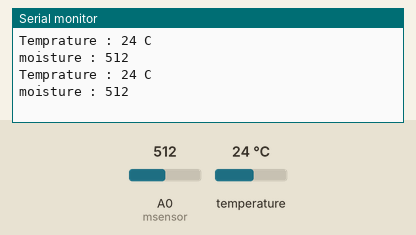
Recording of a sketch running on a simulated Arduino Uno, built with avr-gcc and run on an emulated ATmega328P. Shown: the last lines printed to the serial monitor. The test bench sets the inputs (shaded band); at power-on: temperature 24 °C, A0 (msensor) = 512.

Above: at 2.8 s.
2.9 s: temperature set to 12 °C
At 3.9 s:
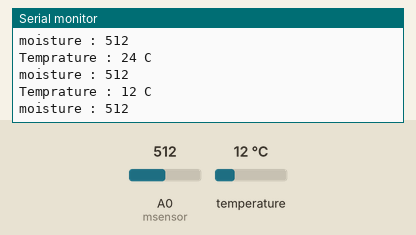
4.7 s: A0 (msensor) set to 716
At 6.3 s:
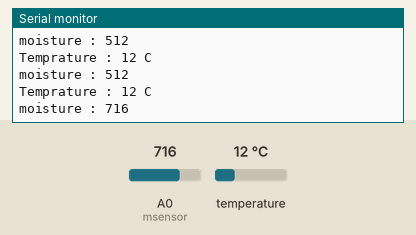
6.5 s: temperature set to 19 °C
At 7.8 s:
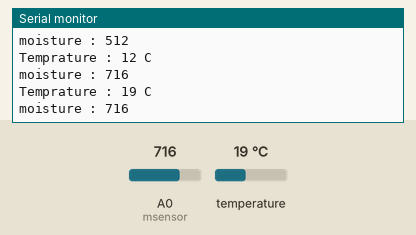
8.3 s: A0 (msensor) set to 900
At 8.7 s:
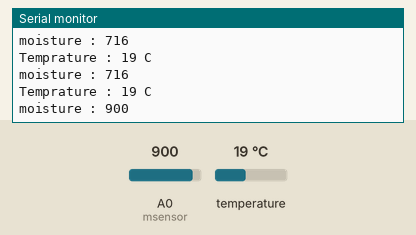
Timing chart, 0 to 11.1 s (numbered marks = the images above; inputs shaded):
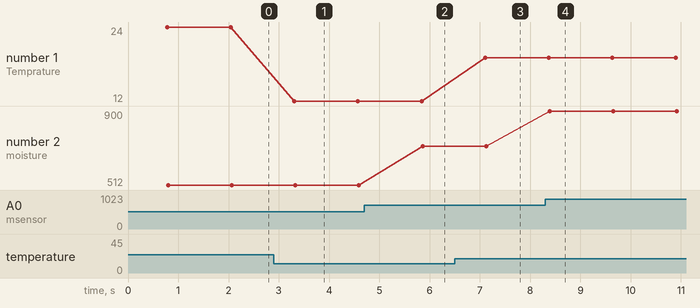

The sketch:

Temp_Mois.ino
```cpp
#include <OneWire.h> //single master system , low transfer rates (up to 16 kbps), long distances (up to 300 meters).
#include <DallasTemperature.h>
#include <Wire.h>

#define msensor A0 // moisture sensor is connected with the analog pin A0
#define ONE_WIRE_BUS 5 // Data wire is plugged into digital pin D0

// Setup a oneWire instance to communicate with any OneWire device
OneWire oneWire(ONE_WIRE_BUS);

// Pass oneWire reference to DallasTemperature library
DallasTemperature sensors(&oneWire);


/********************MACROS*******************************/

/********************GLOBAL VARIABLES*********************/
int msvalue = 0; // moisture sensor value. The value is high(1024) at maximum humidity and decreases by moisture

//Definitions

void temp_ms_init(char ms_pin){
  sensors.begin();
  pinMode(ms_pin, INPUT);

}

 int temp_read(void){
  sensors.requestTemperatures();              // Activate Data Line
  /* -55°C to+125°C temperature range , ±0.5°C accuracy from -10°C to +85°C ,
  Each  DS18B20  has  a  unique  64-bit  serial  code */
  return sensors.getTempCByIndex(0);
}

int ms_read(void){
  return analogRead(msensor);              // <500 is too wet , >750 is dry enough to be watered , Detection depth: 38mm
}

void temp_Smonitor(int temp){
  Serial.print("Temprature : ");
  Serial.print(temp);
  Serial.println(" C");
}

void ms_Smonitor(int msvalue){
  Serial.print("moisture : ");
  Serial.println(msvalue);
}


void setup() {
  Serial.begin(9600);
temp_ms_init(A0);
}

void loop() {
int x = temp_read();
temp_Smonitor(x);

ms_Smonitor(ms_read());

  delay(500);

}
```

Measured:
- after the input at 2.9 s, the serial monitor: prints a new line after 0.41 s (image 1)
- after the input at 4.7 s, the serial monitor: prints a new line after 1.2 s (image 2)
- after the input at 6.5 s, the serial monitor: prints a new line after 0.60 s (image 3)
- after the input at 8.3 s, the serial monitor: prints a new line after 0.09 s (image 4)
- plotted number 1: 24 → 12 after the input at 2.9 s, 12 → 19 after the input at 6.5 s
- plotted number 2: 512 → 716 after the input at 4.7 s, 716 → 900 after the input at 8.3 s
